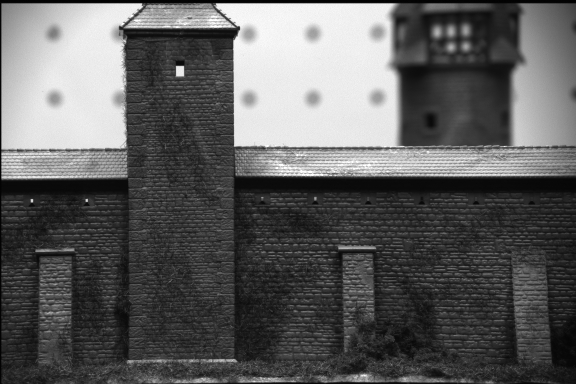
%> input picture images/building/cast-left-1.jpeg, 576 x 384 px
$ octave part1_opencv.m   (GNU Octave 9; MATLAB toolbox functions it lacks are replaced by stand-ins)
%> lines starting %> are read from the running program, lines starting %| are printed output that depends on the picture
### scripts/import_images.m
function [rgb_images, gray_images] = import_images(x, y, start, stop)
%> called with x = 340, y = 512, start = 0, stop = 0
%IMPORT_IMAGES Summary of this function goes here
%   Detailed explanation goes here


    directory = uigetdir(pwd, 'Select a Folder');
%> the answer given: ../images/building
    filePattern = fullfile(directory, '*.jpeg');
    imageFiles = dir(filePattern);
    numImages = length(imageFiles);
%     rgb_images = zeros(x, y, 3, numImages);
%     gray_images = zeros(x, y, numImages);

    if start == 0
       start = 1;
    end
    if stop == 0
       stop = numImages;
    end

    for i = start:stop
        file = imageFiles(i);
        rgb_images(:,:,:,i) = imread(strcat(file.folder,'/',file.name));
%> rgb_images is the input picture: size 384x576x3 uint8; min 1, max 255, mean 93.4
        gray_images(:,:,i) = rgb2gray(rgb_images(:,:,:,i));
    end
end

### scripts/part1_opencv.m
%%%% OPENCV IMPLEMENTATION %%%%
clearvars;
close all;

[rgb_images, images] = import_images(340, 512, 0, 0);

harris_ratio = 0.01;

rgb_image_1 = rgb_images(:,:,1);
rgb_image_2 = rgb_images(:,:,2);

image_1 = images(:,:,1);
image_2 = images(:,:,2);
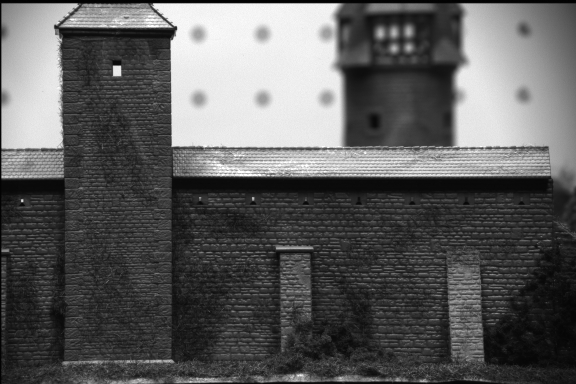
%> image_2: size 384x576 uint8; min 1, max 255, mean 92.5

corners_1 = detectHarrisFeatures(image_1, 'MinQuality', harris_ratio);
%> corners_1 = 248 points; strongest (x, y): (33, 201), (87, 201), (240, 28), (184, 67), (178, 68)
corners_2 = detectHarrisFeatures(image_2, 'MinQuality', harris_ratio);
%> corners_2 = 309 points; strongest (x, y): (23, 201), (177, 28), (114, 67), (121, 67), (154, 5)

[f1, vpts1] = extractFeatures(image_1, corners_1);
%> vpts1 = 152 points; strongest (x, y): (87, 201), (184, 67), (178, 68), (236, 146), (178, 76)
[f2, vpts2] = extractFeatures(image_2, corners_2);
%> vpts2 = 201 points; strongest (x, y): (114, 67), (121, 67), (173, 146), (115, 76), (121, 76)

indexPairs = matchFeatures(f1, f2);
%> indexPairs = 70 rows, first 12: [24 9; 26 10; 27 14; 28 15; 29 16; 30 11; 31 13; 33 17; 34 18; 35 19; 36 20; 37 21]
matchedPoints1 = vpts1(indexPairs(:, 1));
%> matchedPoints1 = 70 points; strongest (x, y): (184, 67), (178, 68), (236, 146), (178, 76), (184, 76)
matchedPoints2 = vpts2(indexPairs(:, 2));
%> matchedPoints2 = 70 points; strongest (x, y): (114, 67), (121, 67), (173, 146), (115, 76), (121, 76)

figure; ax=axes;
showMatchedFeatures(image_1, image_2, matchedPoints1, matchedPoints2, 'montage', 'Parent', ax);
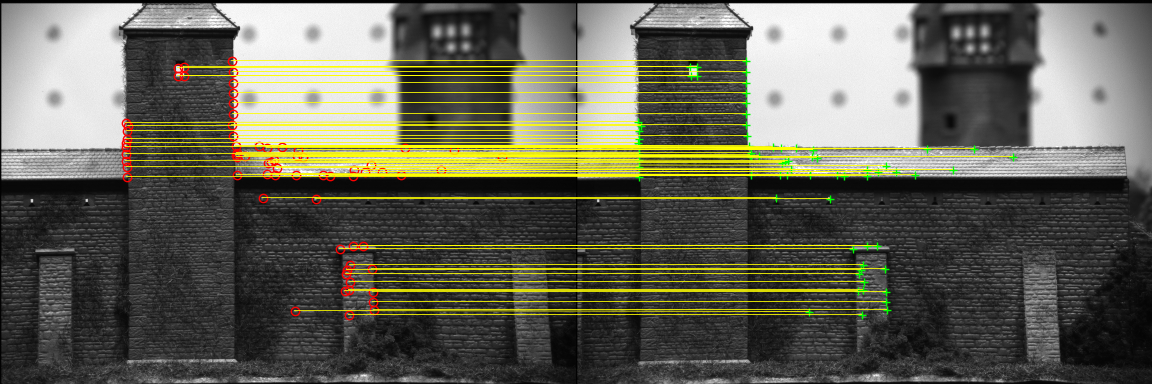
%> figure redrawn from the program's plot data

im1corners = round(matchedPoints1.Location);
%> im1corners = 70 rows, first 12: [126 123; 126 143; 126 147; 126 154; 126 161; 127 131; 127 139; 127 167; 127 177; 128 126; 178 68; 178 76]
im2corners = round(matchedPoints2.Location);
%> im2corners = 70 rows, first 12: [62 122; 62 143; 63 147; 63 154; 63 160; 63 131; 63 139; 63 167; 63 177; 65 126; 114 67; 115 76]

correspondences = [im1corners, im2corners];
%> correspondences = 70 rows, first 8: [126 123 62 122; 126 143 62 143; 126 147 63 147; 126 154 63 154; 126 161 63 160; 127 131 63 131; 127 139 63 139; 127 167 63 167]
ransac_iterations = 1000;
ransac_distance = 5.0;

%> (the run ends here)
